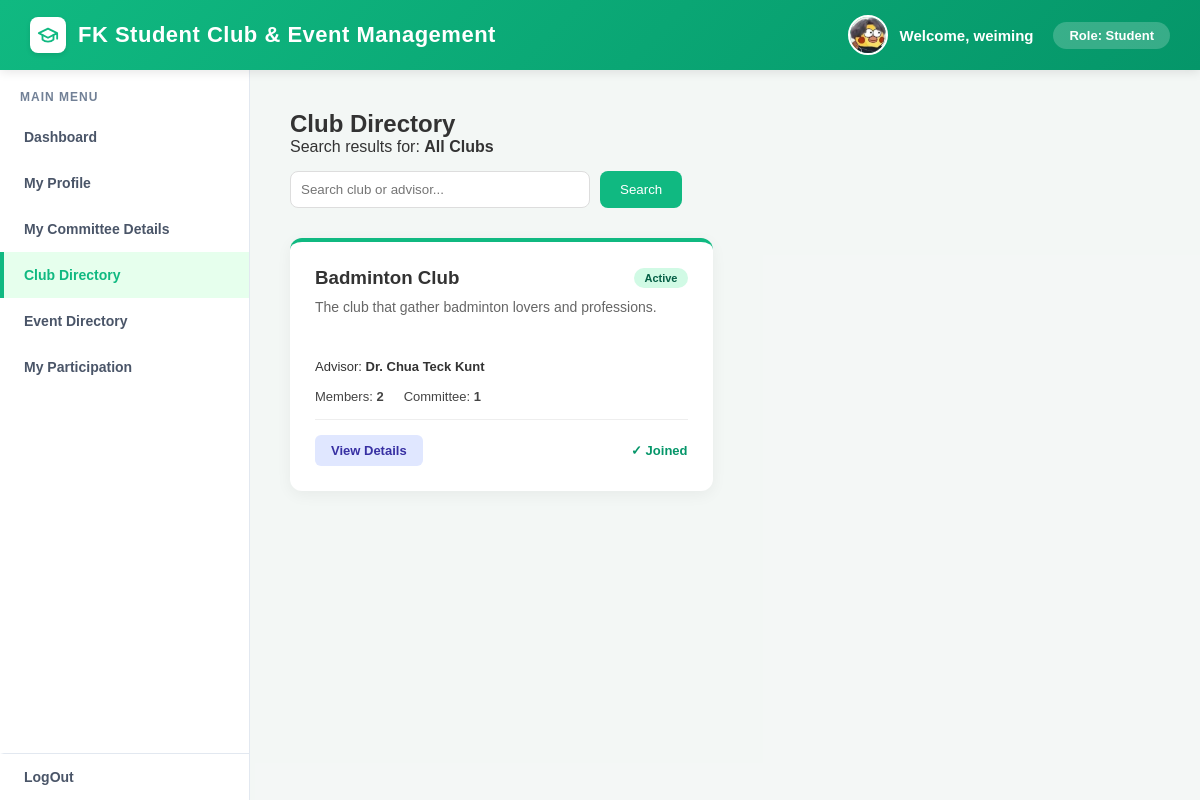
Screenshot of /student/club_directory.php (signed in) with the database file from the repository.
### tables this page shows
CREATE TABLE `students` (
  `userID` varchar(100) NOT NULL,
  `stu_ID` varchar(10) DEFAULT NULL,
  `stu_name` varchar(100) DEFAULT NULL,
  `stu_email` varchar(100) DEFAULT NULL,
  `stu_address` varchar(255) DEFAULT NULL,
  `stu_role` varchar(50) DEFAULT NULL,
  `stu_contact_no` varchar(15) DEFAULT NULL,
  `stu_profile_photo` varchar(255) DEFAULT NULL
);

CREATE TABLE `club` (
  `clubID` varchar(100) NOT NULL,
  `club_name` varchar(100) DEFAULT NULL,
  `club_desc` varchar(100) DEFAULT NULL,
  `userID` varchar(100) DEFAULT NULL,
  `club_operational_status` varchar(100) DEFAULT NULL,
  `club_photo` varchar(255) DEFAULT NULL
);

### student/club_directory.php (the view, shortened to what this page needs)
<?php
require_once '../db_connection.php';
$userID   = $_SESSION['userID'];
$role     = $_SESSION['user_role'];
$username = $_SESSION['user_username'];
$stu_name = $username;
$photo_path   = "";
$res = mysqli_query($link, "SELECT stu_name, stu_profile_photo FROM students WHERE userID='$userID'");
if ($res && $r = mysqli_fetch_assoc($res)) {
    $photo_path   = $r['stu_profile_photo'] ?: "";
}
$search = isset($_GET['search']) ? mysqli_real_escape_string($link, trim($_GET['search'])) : "";
$search_clause = $search ? "AND (c.club_name LIKE '%$search%' OR adm.admin_name LIKE '%$search%' OR stu.stu_name LIKE '%$search%')" : "";
$sql = "
    SELECT c.*,
           COALESCE(adm.admin_name, stu.stu_name, 'No Advisor') AS advisor_display,
           (SELECT COUNT(DISTINCT m2.userID) FROM membership m2 WHERE m2.clubID = c.clubID) as member_count,
           (SELECT COUNT(*)
            FROM membership m3
            JOIN membershiprole mr ON m3.roleID = mr.roleID
            WHERE m3.clubID = c.clubID
            AND mr.m_role_desc IN ('President', 'Vice President', 'Secretary', 'Treasurer')
           ) as committee_count
    FROM club c
    LEFT JOIN administrator adm ON c.userID = adm.userID
    LEFT JOIN students stu ON c.userID = stu.userID
    WHERE c.club_operational_status = 'Active' $search_clause
    GROUP BY c.clubID
    ORDER BY c.club_name ASC
";
$res_clubs = mysqli_query($link, $sql);
$clubs = [];
while ($r = mysqli_fetch_assoc($res_clubs)) { $clubs[] = $r; }
$joined_clubs = [];
$res_joined = mysqli_query($link, "SELECT clubID FROM membership WHERE userID='$userID'");
while ($r = mysqli_fetch_assoc($res_joined)) { $joined_clubs[] = $r['clubID']; }
?>
<!DOCTYPE html>
<html lang="en">
<head>
</head>
<body>
    <?php include 'student_background.php'; ?>
    <div class="content-area">
        <div class="club-grid-container">
            <div class="page-header">
                <h2>Club Directory</h2>
                <p>Search results for: <strong><?php echo $search ?: "All Clubs"; ?></strong></p>
            </div>
            <form method="GET" class="filter-bar" style="margin-bottom: 30px; display: flex; gap: 10px; margin-top: 15px;">
                <input type="text" name="search" placeholder="Search club or advisor..." value="<?php echo htmlspecialchars($search); ?>" style="padding: 10px; border-radius: 8px; border: 1px solid #ddd; width: 300px;">
                <button type="submit" style="padding: 10px 20px; background: #10b981; color: white; border: none; border-radius: 8px; cursor: pointer;">Search</button>
            </form>
            <div class="clubs-grid" style="display: grid; grid-template-columns: repeat(auto-fill, minmax(350px, 1fr)); gap: 25px;">
                <?php foreach ($clubs as $club): ?>
                    <div class="club-card">
                        <div style="display:flex; justify-content: space-between; align-items: center; margin-bottom: 10px;">
                            <h3 style="margin:0;"><?php echo htmlspecialchars($club['club_name']); ?></h3>
                            <span class="status-badge status-active"><?php echo $club['club_operational_status']; ?></span>
                        </div>
                        <p style="color: #666; font-size: 14px; height: 45px; overflow: hidden;"><?php echo htmlspecialchars($club['club_desc']); ?></p>
                        <div style="font-size: 13px; margin: 15px 0;">
                            Advisor: <strong><?php echo htmlspecialchars($club['advisor_display']); ?></strong>
                        </div>
                        <div style="display: flex; gap: 20px; font-size: 13px; color: #444; border-bottom: 1px solid #eee; padding-bottom: 15px; margin-bottom: 15px;">
                            <span>Members: <strong><?php echo $club['member_count']; ?></strong></span>
                            <span>Committee: <strong><?php echo $club['committee_count']; ?></strong></span>
                        </div>
                        <div style="display: flex; justify-content: space-between; align-items: center;">
                            <a href="club_details.php?clubID=<?php echo $club['clubID']; ?>" class="btn btn-view">View Details</a>
                            <?php if (in_array($club['clubID'], $joined_clubs)): ?>
                                <span style="color: #059669; font-weight: bold; font-size: 13px;">✓ Joined</span>
                            <?php endif; ?>
                        </div>
                    </div>
                <?php endforeach; ?>
            </div>
        </div>
    </div>
</body>
</html>

### student/student_background.php (shortened to what this page needs)
<?php
$current_page = basename($_SERVER['PHP_SELF']);
?>
<div class="top-bar">
    <div class="system-title">
        <div class="system-logo">
            <svg xmlns="http://www.w3.org/2000/svg" width="22" height="22" viewBox="0 0 24 24" fill="none" stroke="currentColor" stroke-width="2" stroke-linecap="round" stroke-linejoin="round">
                <path d="M22 10v6M2 10l10-5 10 5-10 5z"/>
                <path d="M6 12v5c3 3 9 3 12 0v-5"/>
             </svg>
        </div>
        FK Student Club & Event Management
    </div>
    <div class="user-profile-section">
        <div class="profile-group">
            <div class="top-bar-photo">
                <?php if (!empty($photo_path)): ?>
                    <img src="../<?php echo htmlspecialchars($photo_path); ?>" alt="Profile" style="width: 100%; height: 100%; object-fit: cover;">
                <?php else: ?>
                    <?php echo strtoupper(substr($stu_name, 0, 1)); ?>
                <?php endif; ?>
             </div>
            <div class="welcome-text">Welcome, <?php echo htmlspecialchars($stu_name); ?></div>
        </div>
        <div class="role-badge">Role: <?php echo htmlspecialchars($role); ?></div>
    </div>
</div>
<div class="main-layout">
    <div class="sidebar">
        <div class="sidebar-title">Main Menu</div>
        <a href="student_dashboard.php" class="<?= ($current_page == 'student_dashboard.php') ? 'active' : '' ?>">Dashboard</a>
        <a href="profile_dashboard.php" class="<?= ($current_page == 'profile_dashboard.php') ? 'active' : '' ?>">My Profile</a>
        <a href="committee_details.php" class="<?= ($current_page == 'committee_details.php') ? 'active' : '' ?>">My Committee Details</a>
        <a href="club_directory.php" class="<?= ($current_page == 'club_directory.php') ? 'active' : '' ?>">Club Directory</a>
        <a href="event_directory.php" class="<?= ($current_page == 'event_directory.php') ? 'active' : '' ?>">Event Directory</a>
        <a href="participation.php" class="<?= ($current_page == 'participation.php') ? 'active' : '' ?>">My Participation</a>
        <a href="../logout.php" class="logout-btn">LogOut</a>
    </div>

### student/club_directory.php (style rules this page uses)
.main-layout { display: flex; flex: 1; position: relative; z-index: 1; }
.content-area { flex: 1; padding: 40px; overflow-y: auto; background: rgba(244, 247, 246, 0.95); }
.club-grid-container { display: flex; flex-direction: column; width: 100%; }
.club-card { background: white; border-radius: 12px; padding: 25px; box-shadow: 0 4px 15px rgba(0,0,0,0.05); border-top: 4px solid #10b981; }
.status-badge { padding: 4px 10px; border-radius: 20px; font-size: 11px; font-weight: bold; }
.status-active { background-color: #d1fae5; color: #065f46; }
.btn { padding: 8px 16px; border-radius: 6px; text-decoration: none; font-weight: bold; display: inline-block; font-size: 13px; }
.btn-view { background: #e0e7ff; color: #3730a3; }

### student/student_background.php (style rules this page uses)
* { margin: 0; padding: 0; box-sizing: border-box; font-family: Arial, Helvetica, sans-serif; }
body { display: flex; flex-direction: column; height: 100vh; background-color: #f4f7f6; color: #333; }
.top-bar { background: linear-gradient(135deg, #10b981 0%, #059669 100%); color: white; padding: 15px 30px; display: flex; justify-content: space-between; align-items: center; box-shadow: 0 2px 10px rgba(0,0,0,0.1); z-index: 10; }
.system-title { font-size: 22px; font-weight: bold; letter-spacing: 0.5px; display: flex; align-items: center; gap: 12px; }
.system-logo { width: 36px; height: 36px; background-color: white; color: #10b981; border-radius: 8px; display: flex; justify-content: center; align-items: center; box-shadow: 0 2px 5px rgba(0,0,0,0.1); }
.user-profile-section { display: flex; align-items: center; gap: 20px; }
.profile-group { display: flex; align-items: center; gap: 12px; }
.top-bar-photo { width: 40px; height: 40px; background-color: rgba(255,255,255,0.2); border-radius: 50%; border: 2px solid white; display: flex; justify-content: center; align-items: center; overflow: hidden; font-size: 14px; font-weight: bold; }
.welcome-text { font-size: 15px; font-weight: bold; }
.role-badge { background-color: rgba(255,255,255,0.2); padding: 6px 16px; border-radius: 20px; font-size: 13px; font-weight: bold; }
.main-layout { display: flex; flex: 1; overflow: hidden; }
.sidebar { width: 250px; background-color: white; border-right: 1px solid #e2e8f0; padding-top: 20px; display: flex; flex-direction: column; flex-shrink: 0; }
.sidebar-title { padding: 0 20px 10px 20px; font-size: 12px; text-transform: uppercase; color: #718096; font-weight: bold; letter-spacing: 1px; }
.sidebar a { padding: 15px 20px; color: #4a5568; text-decoration: none; font-weight: bold; font-size: 14px; border-left: 4px solid transparent; transition: all 0.3s; }
.sidebar a.active { background-color: #e6ffed; color: #10b981; border-left: 4px solid #10b981; }
.logout-btn { margin-top: auto; border-top: 1px solid #e2e8f0; }
.content-area { flex: 1; padding: 40px; overflow-y: auto; }

### rows the page displays
students: stu_profile_photo (picture)
club: club_name "Badminton Club", club_operational_status "Active", club_desc "The club that gather badminton lovers and professions.", advisor_display "Dr. Chua Teck Kunt", member_count "2", committee_count "1", shows "✓ Joined"

### other values shown
$stu_name "weiming"
$role "Student"
$search ?: "All Clubs" "All Clubs"
